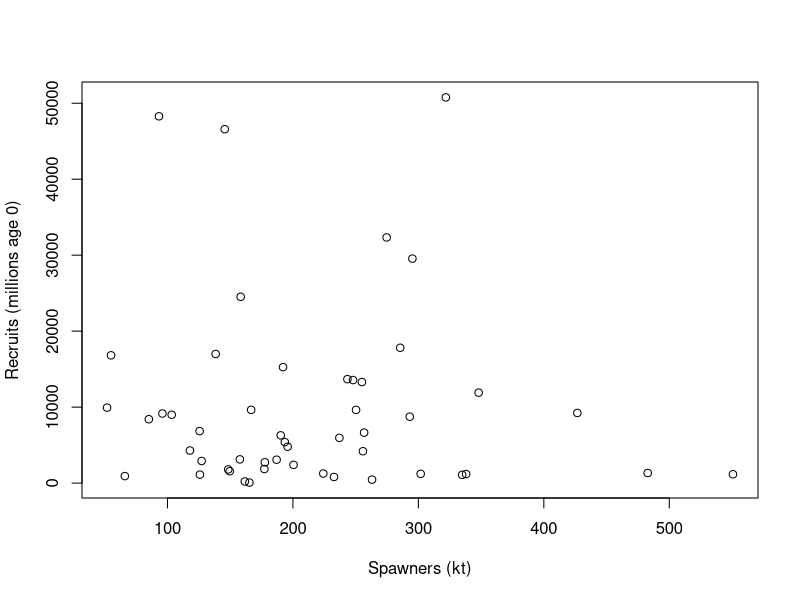
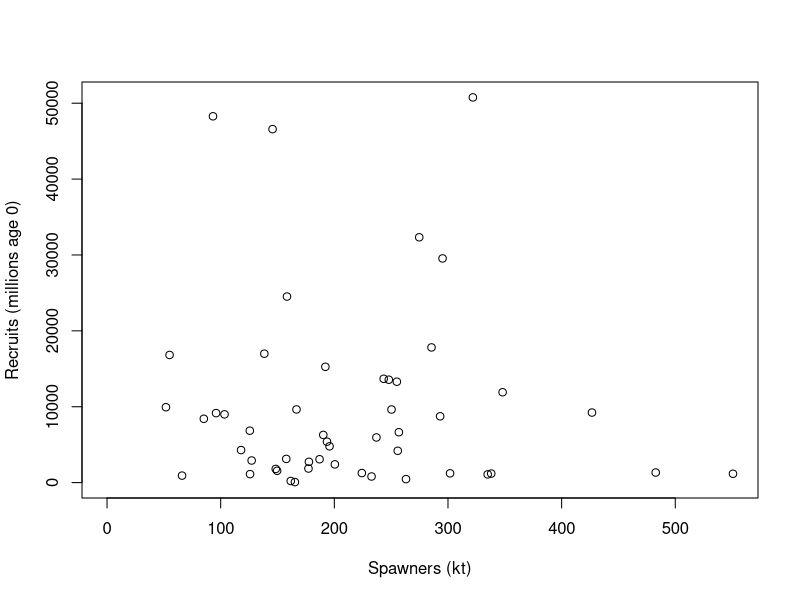
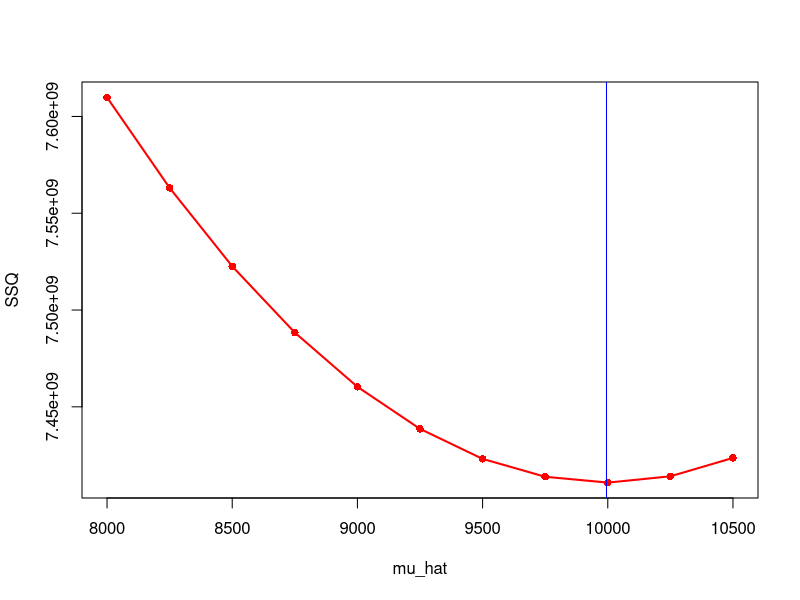
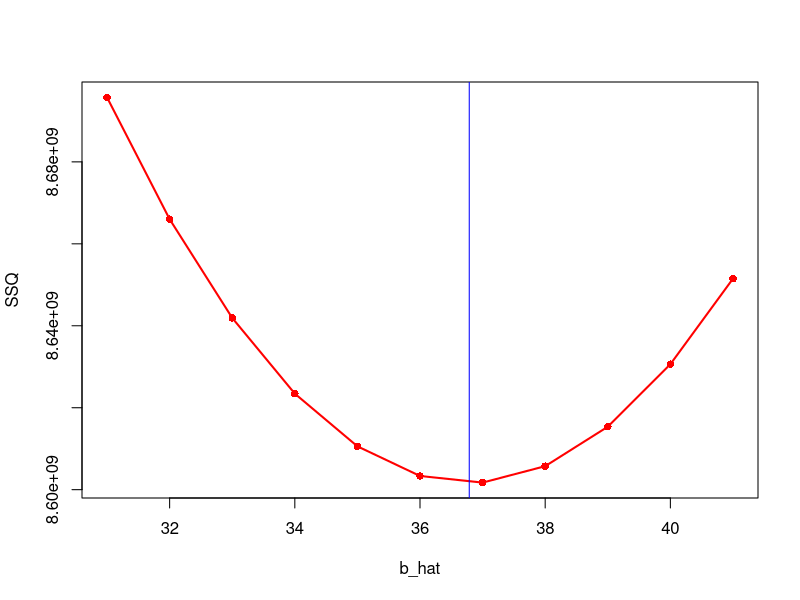
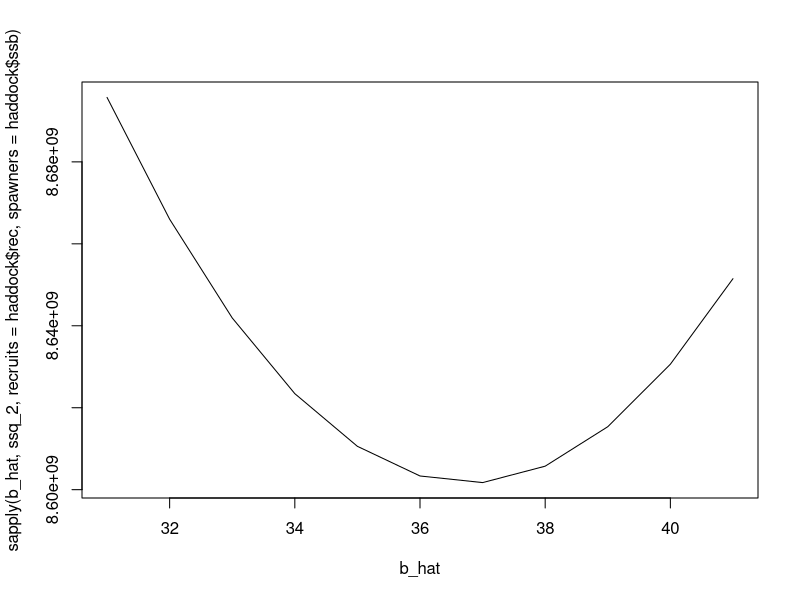

The R script that drew these images, in order: (Note: this script raises an error after producing the figures.)
# Fitting Models to Data in R

# Colin Millar, modified from Iago Mosqueira and Ernesto Jardim

# This script shows the steps followed to fit a stock-recruitment model to
# in the file 'northern_shelf_haddock_SR.csv'


#==============================================================================
# Load and explore data
#==============================================================================

# load data from comma-separated file to data.frame
haddock <- read.csv(file = '02_Model_fitting/northern_shelf_haddock_SR.csv', header = TRUE)

# take a look at what we have
head(haddock) # this looks at the first 6 rows
str(haddock) # this lets us inspect what the columns contain

# lets rename some columns because I am lazy and want the code to be
# readable and easier to type
names(haddock)
names(haddock) <- c("yc", "ssb", "rec")
head(haddock)

# to access the diffrent columns use '$' i.e to see the SSB values:
haddock$ssb
# and to see observed recruitment
haddock$rec

# initial plot of SSB vs. recruits
plot(
  rec ~ ssb,
  data = haddock, # look in haddock for x and y values
  xlab = "Spawners (kt)",
  ylab = "Recruits (millions age 0)"
)

# probably better to set x and y limits to start at zero
plot(
  rec ~ ssb,
  data = haddock, # look in haddock for x and y values
  xlim = c(0, max(ssb)), # set x limits
  ylim = c(0, max(rec)), # set y limits
  xlab = "Spawners (kt)",
  ylab = "Recruits (millions age 0)"
)



###############################################################################
# Some haddock to mimic what was done in the lecture
###############################################################################

# estimate the mean
####################

# analytical solution
mu <- sum(haddock$rec) / length(haddock$rec)

# define a range of estimates to try
mu_hat <- seq(8000, 10500, by = 250)

# create a matrix of residuals, like in the spreadsheet
recruits <- matrix(haddock$rec, nrow = length(haddock$rec), ncol = length(mu_hat), byrow = FALSE)
mu_hats <- matrix(mu_hat, nrow = length(haddock$rec), ncol = length(mu_hat), byrow = TRUE)

residuals <- recruits - mu_hats

SSQ <- colSums(residuals^2)

# plot the sums of squares line
plot(mu_hat, SSQ, col = "red", lwd = 2, type = "l")
points(mu_hat, SSQ, col = "red", pch = 16)
abline(v = mu, col = "blue")


# estimate the slope
####################

# analytical solution
b <- sum(haddock$rec * haddock$ssb) / sum(haddock$ssb^2)

# define a range of estimates to try
b_hat <- seq(31, 41, by = 1)

# create a matrix of residuals, like in the spreadsheet
recruits <- matrix(haddock$rec, nrow = length(haddock$rec), ncol = length(b_hat), byrow = FALSE)
spawners <- matrix(haddock$ssb, nrow = length(haddock$rec), ncol = length(b_hat), byrow = FALSE)
b_hats <- matrix(b_hat, nrow = length(haddock$rec), ncol = length(b_hat), byrow = TRUE)

residuals <- recruits - spawners * b_hats

SSQ <- colSums(residuals^2)

# plot the sums of squares line
plot(b_hat, SSQ, col = "red", lwd = 2, type = "l")
points(b_hat, SSQ, col = "red", pch = 16)
abline(v = b, col = "blue")

# here is a quick attempt at turning this into a function

ssq_2 <- function(b, recruits, spawners) {
  residuals <- recruits - spawners * b
  sum(residuals^2)
}

plot(
  b_hat,
  sapply(b_hat, ssq_2, recruits = haddock$rec, spawners = haddock$ssb),
  type = "l"
)




###############################################################################
# We are now going to demonstrate the same techniques employed in the spreadsheet
# solution to the assignment
###############################################################################

#==============================================================================
# Beverton and holt recruitmet model R=b1*S/(b2+S)
#==============================================================================


#------------------------------------------------------------------------------
# (1) Calculate predicted R for each year
# Rpred = b1 * S / (b2 + S)
#------------------------------------------------------------------------------

# starting values for b1 and b2
a <- 1
b <- 1

# set up the other variables (i.e. S)
S <- haddock$ssb

Rpred <- a * S / (b + S)

#------------------------------------------------------------------------------
# (2) Calculate log residuals, Ln(obs/pred)
#------------------------------------------------------------------------------

# assign observed recruitment
Robs <- haddock$rec

resids <- log(Robs / Rpred) # = log(Robs) - log(Rpred)

# note that in R, log is the natural log:
?log # see the help file for the log function
log(exp(1))
log(exp(10))

#------------------------------------------------------------------------------
# (3) Calculate sum of squared residuals
#------------------------------------------------------------------------------

?sum # see the help file for sum
ssq_resids <- sum(resids^2)

#------------------------------------------------------------------------------
# (4) Minimize sum-of-squares with solver by adjusting a and b
#------------------------------------------------------------------------------

# to do this, we need to set up a function that takes
# a and b as input, and returns the sums of squared residuals

# in R a function is a collection of steps: i.e.
add <- function(b1, b2) {
  b1 + b2
}
add(1, 2)
# 3

# the sums of squares function is collection of the previous 3 steps:
ssq <- function(a, b) {
  # 1. Calculate predicted R for each year
  Rpred <- a * S / (b + S)
  # 2. Calculate log residuals, Ln(obs/pred)
  resids <- log(Robs / Rpred)
  # 3. Calculate sum of squared residuals
  ssq_resids <- sum(resids^2)

  # return
  ssq_resids
}

# lets test this out:
ssq(a, b)
ssq(1, 1)
ssq(2, 1)

# now we need to search over lots of values for b1 and b2 to
# find the minimum.
# There are lots of ways to do this, we will first look at the optim function.
# the help file for optim is:
?optim

ssq_optim <- function(par) {
  a <- exp(par[1])
  b <- exp(par[2])

  ssq(a, b)
}

# use c to combine the starting values into a vector
?c
par0 <- c(0, 0)

# lets test the new ssq funciton
ssq_optim(par0)

# lets run it..
opt <- optim(par0, ssq_optim)

opt

# it didn't do so well....  lets try with different starting values:
opt <- optim(c(32000000, 300), ssq_optim)

opt

# better now :)

#------------------------------------------------------------------------------
# (5) Plot observed and predicted R
#------------------------------------------------------------------------------

# get the parameter estimates from the optimisation
a <- opt$par[1]
b <- opt$par[2]

# predict recruitment
Rpred <- a * S / (b + S)

# plot
plot(Robs ~ S,
  xlim = c(0, max(S)), # set x limits
  ylim = c(0, max(Robs)), # set y limits
  xlab = "Spawning Stock Biomass (tonnes)",
  ylab = "Age-0 Recruitment"
)

# add predictions to the plot
points(Rpred ~ S, col = "red", pch = 2)


#------------------------------------------------------------------------------
# (6) Plot residuals
#------------------------------------------------------------------------------

# calculate residuals
resids <- log(Robs / Rpred)

# plot them
plot(resids ~ S)
# add in a reference line
abline(h = 0, lty = 2)





















###############################################################################
# We are now going to demonstrate the same solution, but taking advantage of
# the tools provided by a programming / scripting language
###############################################################################

#==============================================================================
# Beverton and holt recruitmet model R=b1*S/(b2+S)
#==============================================================================

#------------------------------------------------------------------------------
# (1) Calculate predicted R for each year
# Rpred = b1 * S / (b2 + S)
#------------------------------------------------------------------------------

# this time we will write a function to do this called bevholt
#  to be safe we will also pass in S
#  this way we know for sure wha values of S are being used

bevholt <- function(b, S) {
  b[1] * S / (b[2] + S)
}

# compute R at the starting values for b1 and b2
Rpred <- bevholt(c(1, 1), S = haddock$ssb)

# lets jump to step 4 ...

#------------------------------------------------------------------------------
# (4) Minimize sum-of-squares with solver by adjusting b1 and b2
#------------------------------------------------------------------------------

# now lets modify the ssq function to accept S and Robs,
# and use the function bevholt

# the sums of squares function is collection of the previous 3 steps:
ssq <- function(b, S, Robs) {
  # 1. Calculate predicted R for each year
  Rpred <- bevholt(b, S)
  # 2. Calculate log residuals, Ln(obs/pred)
  resids <- log(Robs / Rpred)
  # 3. Calculate sum of squared residuals
  ssq_resids <- sum(resids^2)

  # return
  ssq_resids
}

# lets test this out:
ssq(c(a, b), haddock$ssb, haddock$rec) # what to you notice this time?
ssq(c(1, 1), haddock$ssb, haddock$rec)
ssq(c(2, 2), haddock$ssb, haddock$rec)

# now we need to search over lots of values for b1 and b2 to
# find the minimum.

ssq_optim <- function(par, S, Robs) {
  b <- exp(par)

  ssq(b, S, Robs)
}

# use c to combine the starting values into a vector
par0 <- log(c(1, 1))

# lets test the new ssq funciton
ssq_optim(par0, S = haddock$ssb, Robs = haddock$rec)

# lets run it..
opt <- optim(par0, ssq_optim, S = haddock$ssb, Robs = haddock$rec)

opt

# the fit is not quite there yet, so lets try better starting values.
# this highlights the presence of multiple 'local' minima
par0 <- c(20, 5)
opt <- optim(par0, ssq_optim, S = haddock$ssb, Robs = haddock$rec)

opt


#------------------------------------------------------------------------------
# (5) Plot observed and predicted R
#------------------------------------------------------------------------------

# predict recruitment over the full S range
Spred <- seq(0, max(haddock$ssb), length.out = 100)
Rpred <- bevholt(exp(opt$par), S = Spred)

# plot
plot(rec ~ ssb,
     data = haddock, # pass in data this time
     xlim = c(0, max(S)), # set x limits
     ylim = c(0, max(Robs)), # set y limits
     xlab = 'Spawning Stock Biomass (tonnes)',
     ylab = 'Age-0 Recruitment')

# add predictions to the plot as a line
lines(Rpred ~ Spred, col = "red", pch = 2)
















###############################################################################
# The following is to demonstrate a techniques for calculating confidence
# intervals - this is not part of the course and purely for demonstation
# purposes
###############################################################################

# Bootstrapping is so called because it is like you are acheieving something
# from nothing.
#
# but in fact it is taking advantage of the fact that your samle of data
# contains information about how it varies...
#
# this can be seen from the residuals:

# lets run the fit again
fit <- optim(par0, ssq_optim, S = haddock$ssb, Robs = haddock$rec)

# and calculate the residuals
Rpred <- bevholt(exp(fit$par), haddock$ssb)
resids <- log( haddock$rec / Rpred)

# and plot a histogram
hist(resids, nclass = 20)

# the mean of the residuals is:
mean(resids)

# but is there not error in this?

# resample from this as if the resuduals are random and reclaculate the mean
r_star <- sample(resids,  replace = TRUE)
mean(r_star)

# do it again
r_star <- sample(resids, replace = TRUE)
mean(r_star)

# do it lots of times!
rmean_star <-
  replicate(10000, {
    r_star <- sample(resids, replace = TRUE)
    mean(r_star)
  })

hist(rmean_star)

#------------------------------------------------------------------------------
# so we are able to access the error inherent in the model fit?
#
# And we can propagate this through to the parameter estimates?
#------------------------------------------------------------------------------

# resample from the residuals as if the resuduals are random and reestimate the
# parameters
r_star <- sample(resids, replace = TRUE)
opt <- optim(par0, ssq_optim, S = haddock$ssb, Robs = Rpred + r_star)
opt$par

# do it again
r_star <- sample(resids, replace = TRUE)
opt <- optim(par0, ssq_optim, S = haddock$ssb, Robs = Rpred + r_star)
opt$par


# do it lots of times!
par_star <-
  replicate(10000, {
    r_star <- sample(resids, replace = TRUE)
    opt <- optim(par0, ssq_optim, S = haddock$ssb, Robs = Rpred * exp(r_star),
                 method = "BFGS")
    opt$par
  })

# separate b1 and b2 bootstrap simulations for ease of inspection
b1_star <- exp(par_star[1,])
b2_star <- exp(par_star[2,])

# plot histograms of simulations
hist(log(b1_star), nclass = 50)
# add confidence intervals
abline(v = quantile(log(b1_star), c(0.025, 0.975)), col = "red")
quantile(b1_star, c(0.025, 0.975))

# what does the 2D bootstrap simulation look like?
plot(log(b1_star), log(b2_star), pch = ".", col = grey(.5, alpha = 0.5))

# a colourful 2d densty plot
image(MASS::kde2d(log(b1_star), log(b2_star), n = 400),
      xlab = "log b1", ylab = "log b2",
      xlim = quantile(log(b1_star), c(0.025, 0.975)),
      ylim = quantile(log(b2_star), c(0.025, 0.975)),
      main = "bootstraped uncertainty in parameter estimates")
# plot the least squares estimate
points(fit$par[1], fit$par[2], pch = 16, col = "blue")



# plot
# predict recruitment over the full S range
Spred <- seq(0, max(haddock$ssb), length.out = 100)
Rpred <- apply(par_star, 2, function(x) bevholt(exp(x), S = Spred))

# plot a few curves to see the uncertainty in the relationship
matplot(Spred, Rpred[, sample(1:ncol(Rpred), 100)], type = "l", lty = 1, col = grey(0.5, alpha = 0.5),
        xlim = c(0, max(S)), # set x limits
        ylim = c(0, max(Robs)), # set y limits
        xlab = 'Spawning Stock Biomass (tonnes)',
        ylab = 'Age-0 Recruitment',
        main = "boostraped error in stock recruitment relationship")
# add the data
points(haddock$ssb, haddock$rec, type = "b", pch = 16, col = "red")
